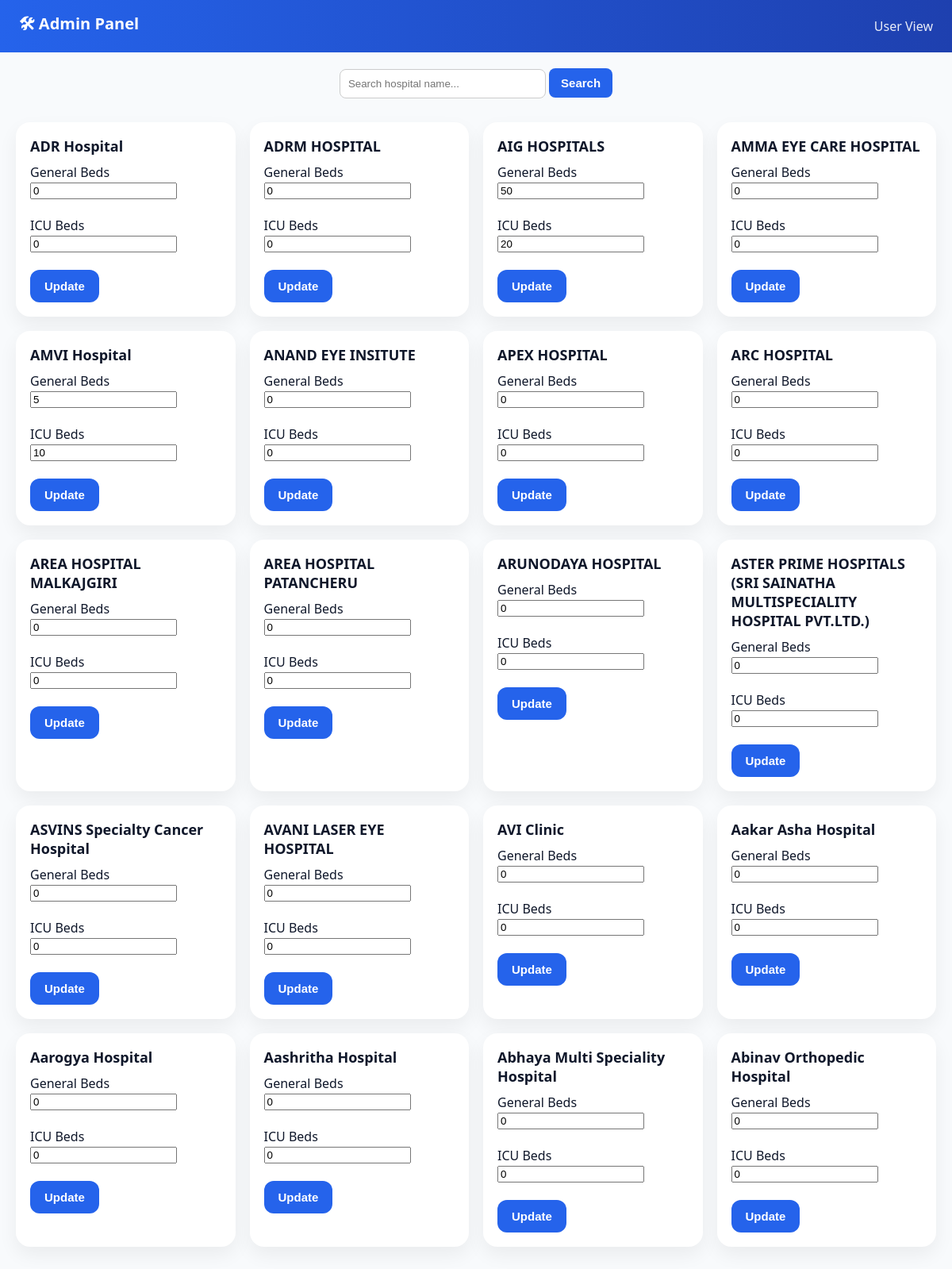
/admin (signed in), run on the app's committed database.
### tables this page shows
CREATE TABLE hospitals (
                id INTEGER PRIMARY KEY AUTOINCREMENT,
                name TEXT,
                general_beds INTEGER DEFAULT 0,
                icu_beds INTEGER DEFAULT 0,
                contact TEXT DEFAULT 'Not Available',
                latitude REAL,
                longitude REAL
            );

### app.py (the view)
@app.route("/admin")
def admin():
    if not session.get("admin_logged"):
        return redirect("/login")
    search = request.args.get("search", "")
    conn = get_db_connection()
    if search:
        hospitals = conn.execute(
            "SELECT * FROM hospitals WHERE name LIKE ? LIMIT 20",
            ('%' + search + '%',)
        ).fetchall()
    else:
        hospitals = conn.execute(
            "SELECT * FROM hospitals ORDER BY name LIMIT 20"
        ).fetchall()
    conn.close()
    return render_template("admin.html", hospitals=hospitals, search=search)

### app.py (called while the page is built)
def get_db_connection():
    conn = sqlite3.connect("hospitals.db", timeout=10)
    conn.row_factory = sqlite3.Row
    return conn

### templates/admin.html (shortened to what this page needs)
<!DOCTYPE html>
<html>
<head>
    <link rel="stylesheet" href="{{ url_for('static', filename='style.css') }}">
</head>
<body>
<div class="header">
    <h1>🛠 Admin Panel</h1>
    <a href="/">User View</a>
</div>
<div style="text-align:center; margin:20px;">
    <form method="get" action="/admin">
        <input type="text" name="search" placeholder="Search hospital name..."
               value="{{ search }}"
               style="padding:10px; width:260px; border-radius:8px; border:1px solid #ccc;">
        <button type="submit"
                style="padding:10px 15px; border:none; background:#2563eb; color:white; border-radius:8px;">
            Search
        </button>
    </form>
</div>
<div class="container">
{% for h in hospitals %}
<div class="card">
    <h3>{{ h.name }}</h3>
    <form method="POST" action="/update_beds">
        <label>General Beds</label><br>
        <input type="number" name="general_beds" value="{{ h.general_beds }}" min="0"><br><br>
        <label>ICU Beds</label><br>
        <input type="number" name="icu_beds" value="{{ h.icu_beds }}" min="0"><br><br>
        <button type="submit">Update</button>
    </form>
</div>
{% endfor %}
</div>
</body>
</html>

### static/style.css (style rules this page uses)
:root { --primary: #2563eb; --primary-dark: #1e40af; --bg: #f8fafc; --card: #ffffff; --text: #0f172a; --muted: #64748b; --success: #16a34a; --danger: #dc2626; --border: #e5e7eb; }
* { box-sizing: border-box; }
body { margin: 0; font-family: system-ui, -apple-system, BlinkMacSystemFont, "Segoe UI", Roboto, Arial, sans-serif; background: var(--bg); color: var(--text); }
.header { position: sticky; top: 0; z-index: 10; background: linear-gradient(90deg, var(--primary), var(--primary-dark)); color: white; padding: 16px 24px; display: flex; align-items: center; justify-content: space-between; }
.header h1 { font-size: 20px; margin: 0; font-weight: 600; }
.header a { color: white; text-decoration: none; font-weight: 500; opacity: 0.9; }
button { padding: 12px 18px; border-radius: 12px; border: none; font-size: 15px; cursor: pointer; background: var(--primary); color: white; font-weight: 600; transition: background 0.2s, transform 0.1s; }
.container { max-width: 1200px; margin: auto; padding: 10px 20px 40px; display: grid; grid-template-columns: repeat(auto-fit, minmax(260px, 1fr)); gap: 18px; }
.card { background: var(--card); border-radius: 18px; padding: 18px; box-shadow: 0 10px 25px rgba(0,0,0,0.06); transition: transform 0.15s ease, box-shadow 0.15s ease; }
.card h3 { margin: 0 0 10px; font-size: 18px; }

### data on the page
hospitals: name "ADR Hospital", general_beds "0", icu_beds "0"
hospitals: name "ADRM HOSPITAL", general_beds "0", icu_beds "0"
hospitals: name "AIG HOSPITALS", general_beds "50", icu_beds "20"
hospitals: name "AMMA EYE CARE HOSPITAL", general_beds "0", icu_beds "0"
hospitals: name "AMVI Hospital", general_beds "5", icu_beds "10"
hospitals: name "ANAND EYE INSITUTE", general_beds "0", icu_beds "0"
hospitals: name "APEX HOSPITAL", general_beds "0", icu_beds "0"
hospitals: name "ARC HOSPITAL", general_beds "0", icu_beds "0"
hospitals: name "AREA HOSPITAL MALKAJGIRI", general_beds "0", icu_beds "0"
hospitals: name "AREA HOSPITAL PATANCHERU", general_beds "0", icu_beds "0"
hospitals: name "ARUNODAYA HOSPITAL", general_beds "0", icu_beds "0"
hospitals: name "ASTER PRIME HOSPITALS (SRI SAINATHA MULTISPECIALITY HOSPITAL PVT.LTD.)", general_beds "0", icu_beds "0"
hospitals: name "ASVINS Specialty Cancer Hospital", general_beds "0", icu_beds "0"
hospitals: name "AVANI LASER EYE HOSPITAL", general_beds "0", icu_beds "0"
hospitals: name "AVI Clinic", general_beds "0", icu_beds "0"
hospitals: name "Aakar Asha Hospital", general_beds "0", icu_beds "0"
hospitals: name "Aarogya Hospital", general_beds "0", icu_beds "0"
hospitals: name "Aashritha Hospital", general_beds "0", icu_beds "0"
hospitals: name "Abhaya Multi Speciality Hospital", general_beds "0", icu_beds "0"
hospitals: name "Abinav Orthopedic Hospital", general_beds "0", icu_beds "0"
